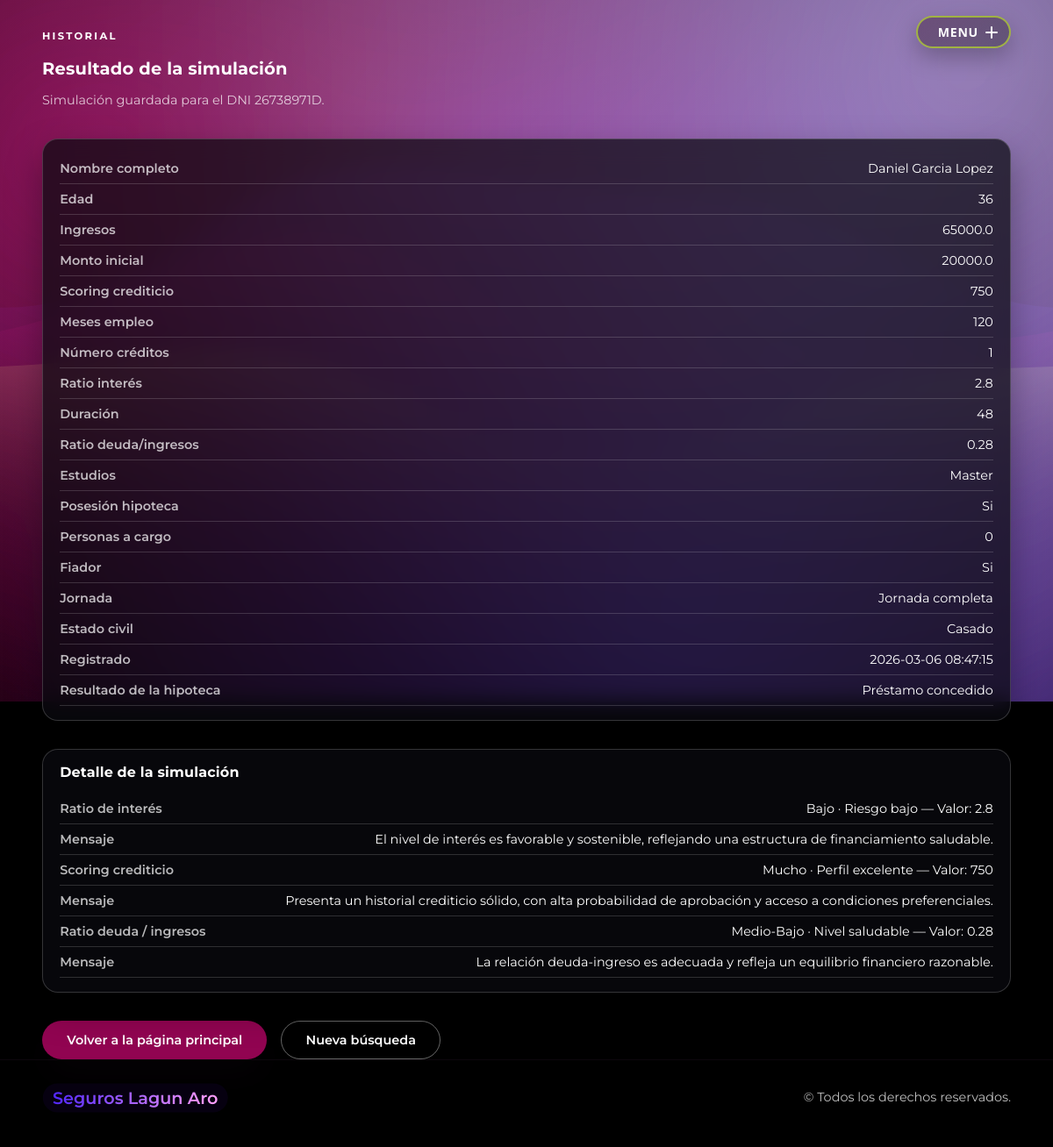
The app's page /historial/26738971D with its own data.
### tables this page shows
CREATE TABLE simulaciones (
                dni TEXT PRIMARY KEY,
                nombre TEXT NOT NULL,
                edad INTEGER,
                ingresos REAL,
                monto_inicial REAL,
                scoring_crediticio INTEGER,
                meses_empleo INTEGER,
                num_creditos INTEGER,
                ratio_interes REAL,
                duracion INTEGER,
                ratio_deuda_ingresos REAL,
                estudios TEXT,
                posesion_hipoteca TEXT,
                personas_cargo INTEGER,
                fiador TEXT,
                jornada TEXT,
                estado_civil TEXT,
                created_at TEXT DEFAULT CURRENT_TIMESTAMP
            , probabilidad_impago REAL, cluster_kmeans INTEGER, decision_prestamo TEXT);

### app.py (the view)
@app.route("/historial/<dni>")
def historial_detalle(dni):
    dni_norm = normalize_dni(dni)
    with sqlite3.connect(DB_PATH) as conn:
        conn.row_factory = sqlite3.Row
        row = conn.execute(
            "SELECT * FROM simulaciones WHERE UPPER(dni) = ?",
            (dni_norm,),
        ).fetchone()
    mensajes_metricas = []
    if row:
        mensajes_metricas = [
            {
                "titulo": "Ratio de interés",
                "valor": row["ratio_interes"],
                **(evaluar_ratio_interes(row["ratio_interes"]) or {}),
            },
            {
                "titulo": "Scoring crediticio",
                "valor": row["scoring_crediticio"],
                **(evaluar_scoring_crediticio(row["scoring_crediticio"]) or {}),
            },
            {
                "titulo": "Ratio deuda / ingresos",
                "valor": row["ratio_deuda_ingresos"],
                **(evaluar_ratio_deuda_ingresos(row["ratio_deuda_ingresos"]) or {}),
            },
        ]
    probabilidad_impago = None
    cluster_kmeans = None
    decision_prestamo = None
    if row:
        probabilidad_impago = row["probabilidad_impago"]
        cluster_kmeans = row["cluster_kmeans"]
        decision_prestamo = row["decision_prestamo"]
        if decision_prestamo is None and probabilidad_impago is not None:
            decision_prestamo = (
                "Préstamo concedido"
                if probabilidad_impago <= 0.30
                else "Préstamo rechazado"
            )
    return render_template(
        "tabla.html",
        title="Historial de simulación",
        registro=row,
        dni=dni_norm,
        probabilidad_impago=probabilidad_impago,
        cluster_kmeans=cluster_kmeans,
        decision_prestamo=decision_prestamo,
        es_admin=es_admin(),
        mensajes_metricas=mensajes_metricas,
    )

### app.py (called while the page is built, shortened)
def normalize_dni(value):
    if value is None:
        return ""
    return value.strip().upper()

def es_admin():
    return session.get("es_admin") is True

def evaluar_ratio_interes(valor):
    if valor is None:
        return None
    if 2 <= valor <= 6.9:
        return {
            "categoria": "Bajo",
            "significancia": "Riesgo bajo",
            "mejorable": False,
            "mensaje": (
                "El nivel de interés es favorable y sostenible, reflejando una "
                "estructura de financiamiento saludable."
            ),
        }

def evaluar_scoring_crediticio(valor):
    if valor is None:
        return None
    if 750 <= valor <= 849:
        return {
            "categoria": "Mucho",
            "significancia": "Perfil excelente",
            "mejorable": False,
            "mensaje": (
                "Presenta un historial crediticio sólido, con alta probabilidad de "
                "aprobación y acceso a condiciones preferenciales."
            ),
        }

def evaluar_ratio_deuda_ingresos(valor):
    if valor is None:
        return None
    if 0.20 <= valor <= 0.349:
        return {
            "categoria": "Medio-Bajo",
            "significancia": "Nivel saludable",
            "mejorable": False,
            "mensaje": (
                "La relación deuda-ingreso es adecuada y refleja un equilibrio "
                "financiero razonable."
            ),
        }

### templates/tabla.html (shortened to what this page needs)
{% extends "base.html" %}
{% block content %}
  <section class="form-hero">
    <div>
      <p class="eyebrow">Historial</p>
      <h1>Resultado de la simulación</h1>
      <p class="lead">
        {% if registro %}
          Simulación guardada para el DNI {{ dni }}.
        {% else %}
          No se encontró una simulación para el DNI {{ dni }}.
        {% endif %}
      </p>
    </div>
  </section>
  {% if registro %}
    <div class="plain-panel">
      <div class="plain-row">
        <span class="plain-label">Nombre completo</span>
        <span class="plain-value">{{ registro["nombre"] }}</span>
      </div>
      <div class="plain-row">
        <span class="plain-label">Edad</span>
        <span class="plain-value">{{ registro["edad"] }}</span>
      </div>
      <div class="plain-row">
        <span class="plain-label">Ingresos</span>
        <span class="plain-value">{{ registro["ingresos"] }}</span>
      </div>
      <div class="plain-row">
        <span class="plain-label">Monto inicial</span>
        <span class="plain-value">{{ registro["monto_inicial"] }}</span>
      </div>
      <div class="plain-row">
        <span class="plain-label">Scoring crediticio</span>
        <span class="plain-value">{{ registro["scoring_crediticio"] }}</span>
      </div>
      <div class="plain-row">
        <span class="plain-label">Meses empleo</span>
        <span class="plain-value">{{ registro["meses_empleo"] }}</span>
      </div>
      <div class="plain-row">
        <span class="plain-label">Número créditos</span>
        <span class="plain-value">{{ registro["num_creditos"] }}</span>
      </div>
      <div class="plain-row">
        <span class="plain-label">Ratio interés</span>
        <span class="plain-value">{{ registro["ratio_interes"] }}</span>
      </div>
      <div class="plain-row">
        <span class="plain-label">Duración</span>
        <span class="plain-value">{{ registro["duracion"] }}</span>
      </div>
      <div class="plain-row">
        <span class="plain-label">Ratio deuda/ingresos</span>
        <span class="plain-value">{{ registro["ratio_deuda_ingresos"] }}</span>
      </div>
      <div class="plain-row">
        <span class="plain-label">Estudios</span>
        <span class="plain-value">{{ registro["estudios"] | capitalize }}</span>
      </div>
      <div class="plain-row">
        <span class="plain-label">Posesión hipoteca</span>
        <span class="plain-value">{{ registro["posesion_hipoteca"] | capitalize }}</span>
      </div>
      <div class="plain-row">
        <span class="plain-label">Personas a cargo</span>
        <span class="plain-value">{{ registro["personas_cargo"] }}</span>
      </div>
      <div class="plain-row">
        <span class="plain-label">Fiador</span>
        <span class="plain-value">{{ registro["fiador"] | capitalize }}</span>
      </div>
      <div class="plain-row">
        <span class="plain-label">Jornada</span>
        <span class="plain-value">{{ registro["jornada"] | capitalize }}</span>
      </div>
      <div class="plain-row">
        <span class="plain-label">Estado civil</span>
        <span class="plain-value">{{ registro["estado_civil"] | capitalize }}</span>
      </div>
      <div class="plain-row">
        <span class="plain-label">Registrado</span>
        <span class="plain-value">{{ registro["created_at"] }}</span>
      </div>
      <div class="plain-row">
        <span class="plain-label">Resultado de la hipoteca</span>
        <span class="plain-value">
          {% if decision_prestamo %}
            {{ decision_prestamo }}
          {% else %}
            No disponible
          {% endif %}
        </span>
      </div>
    </div>
  {% endif %}
  {% if mensajes_metricas %}
    {% set items_a_mostrar = mensajes_metricas %}
    {% if decision_prestamo == "Préstamo rechazado" %}
      {% set items_a_mostrar = mensajes_metricas | selectattr('mejorable') | list %}
    {% endif %}
  {% endif %}
  {% if items_a_mostrar %}
    <div class="plain-panel">
      <h3 class="plain-title">Detalle de la simulación</h3>
      {% for item in items_a_mostrar %}
        <div class="plain-row">
          <span class="plain-label">{{ item.titulo }}</span>
          <span class="plain-value">
            {{ item.categoria }} · {{ item.significancia }}
            {% if item.valor is not none %}
              — Valor: {{ item.valor }}
            {% endif %}
          </span>
        </div>
        <div class="plain-row">
          <span class="plain-label">Mensaje</span>
          <span class="plain-value">{{ item.mensaje }}</span>
        </div>
      {% endfor %}
    </div>
  {% elif decision_prestamo == "Préstamo rechazado" %}
    <div class="plain-panel">
      <h3 class="plain-title">Detalle de la simulación</h3>
      <p>No se han detectado métricas críticas que requieran mejora.</p>
    </div>
  {% endif %}
  <div class="form-actions">
    <a class="btn btn-primary" href="{{ url_for('index') }}">Volver a la página principal</a>
    <a class="btn btn-ghost" href="{{ url_for('historial') }}">Nueva búsqueda</a>
  </div>
{% endblock %}

### templates/base.html (shortened to what this page needs)
<!doctype html>
<html lang="es">
  <head>
    <link rel="stylesheet" href="{{ url_for('static', filename='css/styles.css') }}" />
  </head>
  <body>
    <div id="aurora"></div>
    <div class="global-staggered-menu" data-global-menu data-open="false">
      <button
        class="gsm-toggle"
        type="button"
        data-menu-toggle
        aria-label="Abrir menu de navegacion"
        aria-expanded="false"
        aria-controls="global-menu-panel"
      >
        <span class="gsm-toggle-label" data-menu-label>Menu</span>
        <span class="gsm-icon" aria-hidden="true">
          <span class="gsm-icon-line gsm-icon-line-v"></span>
        </span>
      </button>
    </div>
    <main class="container">
      {% block content %}{% endblock %}
    </main>
    <footer class="site-footer">
      <div class="container footer-inner">
        <div class="brand footer-brand" aria-label="Seguros Lagun Aro">
          <div
            class="animated-gradient-text with-border brand-logo footer-logo-small"
            data-direction="horizontal"
            data-speed="8"
            data-pause-on-hover="false"
            data-yoyo="true"
            data-colors="#5227FF,#FF9FFC,#B19EEF"
          >
            <div class="gradient-overlay"></div>
            <div class="text-content">Seguros Lagun Aro</div>
          </div>
        </div>
        <p class="footer-note">© Todos los derechos reservados.</p>
      </div>
    </footer>
  </body>
</html>

### records on screen
simulaciones: nombre "Daniel Garcia Lopez", edad "36", ingresos "65000.0", monto_inicial "20000.0", scoring_crediticio "750", meses_empleo "120", num_creditos "1", ratio_interes "2.8", duracion "48", ratio_deuda_ingresos "0.28", estudios "Master", posesion_hipoteca "Si", personas_cargo "0", fiador "Si", jornada "Jornada completa", estado_civil "Casado", created_at "2026-03-06 08:47:15", decision_prestamo "Préstamo concedido", titulo "Ratio de interés", categoria "Bajo", significancia "Riesgo bajo", valor "2.8", mensaje "El nivel de interés es favorable y sostenible, reflejando una estructura de financiamiento saludable.", titulo "Scoring crediticio", categoria "Mucho", significancia "Perfil excelente", valor "750", mensaje "Presenta un historial crediticio sólido, con alta probabilidad de aprobación y acceso a condiciones preferenciales.", titulo "Ratio deuda / ingresos", categoria "Medio-Bajo", significancia "Nivel saludable", valor "0.28", mensaje "La relación deuda-ingreso es adecuada y refleja un equilibrio financiero razonable."

### other values on screen
{{ dni }} "26738971D"
